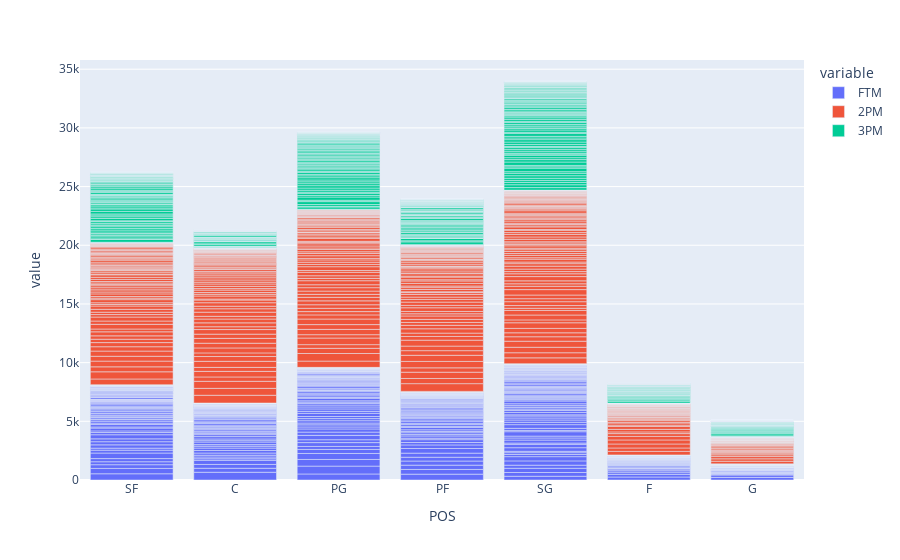

This figure's notebook cell:
### Code cell
#Visualize types of points scored

fig = px.bar(nba_player_stats, x="POS", y=['FTM', '2PM', '3PM'])
fig.show()

### Figure 1 — Plotly figure (JSON) as saved in the notebook; plotly's stock layout.template omitted (floating-point values rounded to 4 significant figures; data arrays with more than 128 entries replaced by an {"elided": "..."} marker saying what was removed)
{"data": [{"alignmentgroup": "True", "hovertemplate": "variable=FTM<br>POS=%{x}<br>value=%{y}<extra></extra>", "legendgroup": "FTM", "marker": {"color": "#636efa", "pattern": {"shape": ""}}, "name": "FTM", "offsetgroup": "FTM", "orientation": "v", "showlegend": true, "textposition": "auto", "type": "bar", "x": {"elided": "534 str values"}, "xaxis": "x", "y": {"elided": "534 int values"}, "yaxis": "y"}, {"alignmentgroup": "True", "hovertemplate": "variable=2PM<br>POS=%{x}<br>value=%{y}<extra></extra>", "legendgroup": "2PM", "marker": {"color": "#EF553B", "pattern": {"shape": ""}}, "name": "2PM", "offsetgroup": "2PM", "orientation": "v", "showlegend": true, "textposition": "auto", "type": "bar", "x": {"elided": "534 str values"}, "xaxis": "x", "y": {"elided": "534 int values"}, "yaxis": "y"}, {"alignmentgroup": "True", "hovertemplate": "variable=3PM<br>POS=%{x}<br>value=%{y}<extra></extra>", "legendgroup": "3PM", "marker": {"color": "#00cc96", "pattern": {"shape": ""}}, "name": "3PM", "offsetgroup": "3PM", "orientation": "v", "showlegend": true, "textposition": "auto", "type": "bar", "x": {"elided": "534 str values"}, "xaxis": "x", "y": {"elided": "534 int values"}, "yaxis": "y"}], "layout": {"barmode": "relative", "legend": {"title": {"text": "variable"}, "tracegroupgap": 0}, "margin": {"t": 60}, "xaxis": {"anchor": "y", "domain": [0, 1], "title": {"text": "POS"}}, "yaxis": {"anchor": "x", "domain": [0, 1], "title": {"text": "value"}}}}
